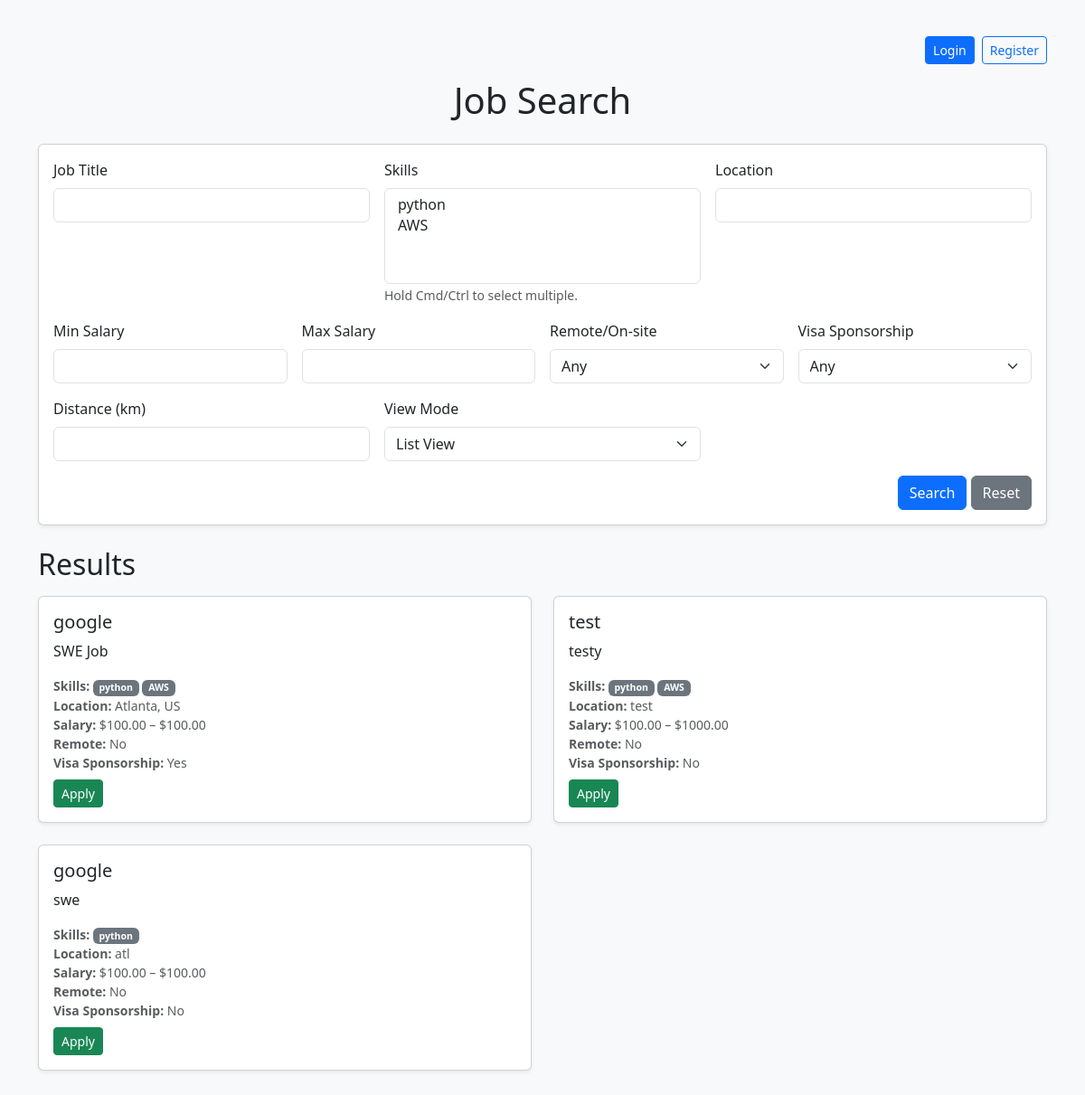
The page / on the database its author committed.
### home/models.py (models this page shows, shortened)
class JobPost(models.Model):
    title = models.CharField(max_length=200)
    description = models.TextField()
    skills = models.ManyToManyField(Skill, blank=True, related_name="jobs")
    location = models.CharField(max_length=200, blank=True)
    latitude = models.FloatField(null=True, blank=True)
    longitude = models.FloatField(null=True, blank=True)
    min_salary = models.DecimalField(max_digits=10, decimal_places=2, null=True, blank=True)
    max_salary = models.DecimalField(max_digits=10, decimal_places=2, null=True, blank=True)
    remote = models.BooleanField(default=False)
    visa_sponsorship = models.BooleanField(default=False)
    created_by = models.ForeignKey(
        settings.AUTH_USER_MODEL,
        on_delete=models.CASCADE,
        related_name="job_posts",
    )
    created_at = models.DateTimeField(auto_now_add=True)
    approved = models.BooleanField(default=True)

class Skill(models.Model):
    name = models.CharField(max_length=100, unique=True)

### home/views.py (the view)
# urls.py: path("", views.index, name="index"),
def index(request):
    jobs = JobPost.objects.all()
    all_skills = Skill.objects.all()
    selected_skills = request.GET.getlist("skills")
    title = request.GET.get("title")
    location = request.GET.get("location")
    min_salary = request.GET.get("min_salary")
    max_salary = request.GET.get("max_salary")
    remote = request.GET.get("remote")
    visa = request.GET.get("visa")
    distance_filter = request.GET.get("distance")
    user_lat = request.GET.get("lat")
    user_lon = request.GET.get("lon")
    view_mode = request.GET.get("view", "list")
    if title:
        jobs = jobs.filter(title__icontains=title)
    if selected_skills:
        for skill_id in selected_skills:
            jobs = jobs.filter(skills__id=skill_id)
    if location:
        jobs = jobs.filter(location__icontains=location)
    if min_salary:
        jobs = jobs.filter(min_salary__gte=min_salary)
    if max_salary:
        jobs = jobs.filter(max_salary__lte=max_salary)
    if remote:
        jobs = jobs.filter(remote=(remote == "remote"))
    if visa:
        jobs = jobs.filter(visa_sponsorship=(visa == "yes"))
    job_list = []
    try:
        if user_lat and user_lon:
            user_lat = float(user_lat)
            user_lon = float(user_lon)
            for job in jobs:
                if job.latitude and job.longitude:
                    dist = haversine(user_lat, user_lon, job.latitude, job.longitude)
                    job.distance_km = round(dist, 2)
                else:
                    job.distance_km = None
                job_list.append(job)
            if distance_filter:
                max_dist = float(distance_filter)
                job_list = [job for job in job_list if job.distance_km and job.distance_km <= max_dist]
        else:
            for job in jobs:
                job.distance_km = None
                job_list.append(job)
    except ValueError:
        for job in jobs:
            job.distance_km = None
            job_list.append(job)
    return render(request, "home/index.html", {
        "jobs": job_list,
        "all_skills": all_skills,
        "selected_skills": selected_skills,
        "distance": distance_filter,
        "view_mode": view_mode,
        "user_lat": user_lat,
        "user_lon": user_lon,
    })

### home/templates/home/index.html (shortened to what this page needs)
<!DOCTYPE html>
<html>
<head>
  <link href="https://cdn.jsdelivr.net/npm/bootstrap@5.3.3/dist/css/bootstrap.min.css" rel="stylesheet">
  <link rel="stylesheet" href="https://unpkg.com/leaflet/dist/leaflet.css"/>
</head>
<body class="bg-light">
<div class="container py-4">
<div class="d-flex justify-content-end align-items-center gap-2 my-3">
  {% if user.is_authenticated %}
    <span class="me-2">Hi, {{ user.username }} ({{ user.get_role_display }})</span>
    {% if user.role == 'recruiter' %}
      <a class="btn btn-outline-primary btn-sm" href="{% url 'accounts:recruiter_dashboard' %}">Recruiter</a>
    {% elif user.role == 'seeker' %}
      <a class="btn btn-outline-success btn-sm" href="{% url 'home:profile' %}">My Profile</a>
    {% endif %}
    <form method="post" action="{% url 'accounts:logout' %}" class="d-inline">
      {% csrf_token %}
      <button type="submit" class="btn btn-sm btn-outline-secondary">Logout</button>
    </form>
  {% else %}
    <a class="btn btn-sm btn-primary" href="{% url 'accounts:login' %}">Login</a>
    <a class="btn btn-sm btn-outline-primary" href="{% url 'accounts:register' %}">Register</a>
  {% endif %}
</div>
  <h1 class="mb-4 text-center">Job Search</h1>
  <div class="card shadow-sm mb-4">
    <div class="card-body">
      <form method="get" class="row g-3">
        <div class="col-md-4">
          <label for="title" class="form-label">Job Title</label>
          <input type="text" id="title" class="form-control" name="title" value="{{ request.GET.title }}">
        </div>
        <div class="col-md-4">
          <label for="skills" class="form-label">Skills</label>
          <select name="skills" id="skills" class="form-select" multiple>
            {% for skill in all_skills %}
              <option value="{{ skill.id }}"
                {% if skill.id|stringformat:"s" in selected_skills %}selected{% endif %}>
              </option>
            {% endfor %}
          </select>
          <small class="text-muted">Hold Cmd/Ctrl to select multiple.</small>
        </div>
        <div class="col-md-4">
          <label for="location" class="form-label">Location</label>
          <input type="text" id="location" class="form-control" name="location" value="{{ request.GET.location }}">
        </div>
        <div class="col-md-3">
          <label for="min_salary" class="form-label">Min Salary</label>
          <input type="number" id="min_salary" class="form-control" name="min_salary" step="0.01"
                 value="{{ request.GET.min_salary }}">
        </div>
        <div class="col-md-3">
          <label for="max_salary" class="form-label">Max Salary</label>
          <input type="number" id="max_salary" class="form-control" name="max_salary" step="0.01"
                 value="{{ request.GET.max_salary }}">
        </div>
        <div class="col-md-3">
          <label for="remote" class="form-label">Remote/On-site</label>
          <select name="remote" id="remote" class="form-select">
            <option value="">Any</option>
          </select>
        </div>
        <div class="col-md-3">
          <label for="visa" class="form-label">Visa Sponsorship</label>
          <select name="visa" id="visa" class="form-select">
            <option value="">Any</option>
          </select>
        </div>
        <div class="col-md-4">
          <label for="distance" class="form-label">Distance (km)</label>
          <input type="number" id="distance" name="distance" class="form-control" value="{{ distance }}">
        </div>
        <div class="col-md-4">
          <label for="view" class="form-label">View Mode</label>
          <select name="view" id="view" class="form-select">
            <option value="list" {% if view_mode == "list" %}selected{% endif %}>List View</option>
          </select>
        </div>
        <div class="col-12 text-end">
          <button type="submit" class="btn btn-primary">Search</button>
          <a href="{% url 'home:index' %}" class="btn btn-secondary">Reset</a>
        </div>
      </form>
    </div>
  </div>
  {% if view_mode == "list" %}
    <h2 class="mb-3">Results</h2>
    <div class="row">
      {% for job in jobs %}
        <div class="col-md-6 mb-4">
          <div class="card h-100 shadow-sm">
            <div class="card-body">
              <h5 class="card-title">{{ job.title }}</h5>
              <p class="card-text">{{ job.description|truncatewords:25 }}</p>
              <ul class="list-unstyled small text-muted mb-2">
                <li><strong>Skills:</strong>
                  {% for skill in job.skills.all %}
                    <span class="badge text-bg-secondary">{{ skill.name }}</span>
                  {% empty %}<span class="text-muted">None</span>{% endfor %}
                </li>
                <li><strong>Location:</strong> {{ job.location|default:"—" }}</li>
                <li><strong>Salary:</strong>
                  {% if job.min_salary or job.max_salary %}
                    ${{ job.min_salary|default:"0" }} – ${{ job.max_salary|default:"0" }}
                  {% else %}—{% endif %}
                </li>
                <li><strong>Remote:</strong> {{ job.remote|yesno:"Yes,No" }}</li>
                <li><strong>Visa Sponsorship:</strong> {{ job.visa_sponsorship|yesno:"Yes,No" }}</li>
              </ul>
              <button type="button" class="btn btn-success btn-sm" data-bs-toggle="modal" data-bs-target="#applyModal{{ job.id }}">
                Apply
              </button>
            </div>
          </div>
        </div>
      {% empty %}
        <p class="text-muted">No jobs found.</p>
      {% endfor %}
    </div>
  {% else %}
    <h2 class="mb-3">Map Results</h2>
    <div id="map"></div>
  {% endif %}
</div>
</body>
</html>

### rows shown on the page
JobPost: title "google", description "SWE Job", location "Atlanta, US", min_salary "100.00", max_salary "100.00", remote "No", visa_sponsorship "Yes"
Skill: {{ skill.id }} 1 (drawn), name "python"
Skill: {{ skill.id }} 2 (drawn), name "AWS"
JobPost: title "test", description "testy", location "test", min_salary "100.00", max_salary "1000.00", remote "No", visa_sponsorship "No"
JobPost: title "google", description "swe", location "atl", min_salary "100.00", max_salary "100.00", remote "No", visa_sponsorship "No"
